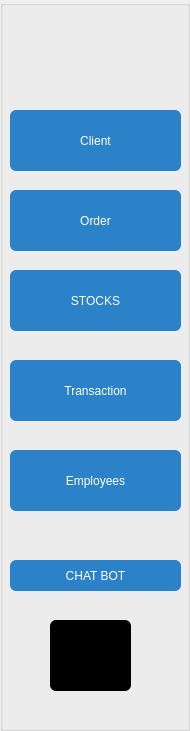
   <widget class="QGroupBox" name="groupBox_2">
    <property name="geometry">
     <rect>
      <x>11</x>
      <y>11</y>
      <width>190</width>
      <height>731</height>
     </rect>
    </property>
    <property name="sizePolicy">
     <sizepolicy hsizetype="Fixed" vsizetype="Expanding">
      <horstretch>0</horstretch>
      <verstretch>0</verstretch>
     </sizepolicy>
    </property>
    <property name="minimumSize">
     <size>
      <width>190</width>
      <height>0</height>
     </size>
    </property>
    <property name="maximumSize">
     <size>
      <width>190</width>
      <height>16777215</height>
     </size>
    </property>
    <property name="styleSheet">
     <string notr="true">/* ===========================
   SIDEBAR (groupBox_2)
   =========================== */

QGroupBox#groupBox_2 {
    background: qlineargradient(
        x1:0, y1:0, x2:0, y2:1,
        stop:0 rgba(34, 0, 68, 0.95),
        stop:1 rgba(13, 0, 26, 0.98)
    );
    border: none;
    border-radius: 28px;
    color: white;
    padding-top: 20px;
}

/* Tous les boutons dans la sidebar */
QGroupBox#groupBox_2 QPushButton {
    background: transparent;
    color: white;
    border: none;
    text-align: left;
    padding: 10px 26px;
    font-size: 15px;
    font-weight: 500;
}

/* Effet hover léger */
QGroupBox#groupBox_2 QPushButton:hover {
    background: rgba(255, 255, 255, 0.10);
    border-radius: 20px;
}

/* === BOUTON SELECTIONNÉ (capsule violette) === */
QGroupBox#groupBox_2 QPushButton[selected=&quot;true&quot;] {
    background: qlineargradient(
        x1:0, y1:0, x2:1, y2:0,
        stop:0 rgba(180, 0, 255, 0.90),
        stop:1 rgba(0, 180, 255, 0.90)
    );
    border-radius: 22px;
    color: white;
    font-weight: 700;
    padding: 10px 28px;
}

/* Tu peux personnaliser LOG OUT si tu veux */
QGroupBox#groupBox_2 QPushButton#btn_Logout {
    background: rgba(0, 120, 255, 0.9);
    border-radius: 8px;
    padding: 8px 26px;
}

QGroupBox#groupBox_2 QPushButton#btn_Logout:hover {
    background: rgba(50, 150, 255, 1.0);
}
</string>
    </property>
    <property name="title">
     <string/>
    </property>
    <widget class="QPushButton" name="btn_Client">
     <property name="geometry">
      <rect>
       <x>10</x>
       <y>110</y>
       <width>171</width>
       <height>61</height>
      </rect>
     </property>
     <property name="styleSheet">
      <string notr="true">QPushButton {
    font: 900 9pt &quot;Swis721 Blk BT&quot;;
    background-color: #2C82C9;
    color: white;
    border-radius: 6px;
    padding: 6px 12px;
}

/* Survol */
QPushButton:hover {
    background-color: #5AB4F0;
}

/* Quand un bouton est cliqué et reste actif */
QPushButton:checked {
    background-color: #004C8C; /* Couleur plus foncée */
    border: 2px solid white;
}




</string>
     </property>
     <property name="text">
      <string>Client</string>
     </property>
     <property name="icon">
      <iconset>
       <normaloff>ressource/7.png</normaloff>ressource/7.png</iconset>
     </property>
     <property name="iconSize">
      <size>
       <width>50</width>
       <height>50</height>
      </size>
     </property>
     <property name="checkable">
      <bool>true</bool>
     </property>
    </widget>
    <widget class="QPushButton" name="quit">
     <property name="geometry">
      <rect>
       <x>50</x>
       <y>620</y>
       <width>81</width>
       <height>71</height>
      </rect>
     </property>
     <property name="styleSheet">
      <string notr="true">QPushButton {
    font: 900 9pt &quot;Swis721 Blk BT&quot;;
    background:tansparent;
    color: white;
    border-radius: 6px;
    padding: 6px 12px;
}

/* Survol */
QPushButton:hover {
    background-color:transparent;
}

/* Sélectionné (le bouton cliqué reste dans cette couleur) */
QPushButton:checked {
    background:transparent; /* Couleur plus foncée */
    border: 2px solid white;
}
</string>
     </property>
     <property name="text">
      <string/>
     </property>
     <property name="icon">
      <iconset>
       <normaloff>ressource/8.png</normaloff>ressource/8.png</iconset>
     </property>
     <property name="iconSize">
      <size>
       <width>60</width>
       <height>60</height>
      </size>
     </property>
     <property name="checkable">
      <bool>true</bool>
     </property>
    </widget>
    <widget class="QLabel" name="logo">
     <property name="geometry">
      <rect>
       <x>30</x>
       <y>10</y>
       <width>131</width>
       <height>81</height>
      </rect>
     </property>
     <property name="text">
      <string/>
     </property>
     <property name="pixmap">
      <pixmap>../../../../Downloads/Downloads/WhatsApp Image 2025-09-16 at 13.04.56 (1).jpeg</pixmap>
     </property>
     <property name="scaledContents">
      <bool>true</bool>
     </property>
    </widget>
    <widget class="QPushButton" name="btn_Stock">
     <property name="geometry">
      <rect>
       <x>10</x>
       <y>270</y>
       <width>171</width>
       <height>61</height>
      </rect>
     </property>
     <property name="styleSheet">
      <string notr="true">QPushButton {
    font: 900 9pt &quot;Swis721 Blk BT&quot;;
    background-color: #2C82C9;
    color: white;
    border-radius: 6px;
    padding: 6px 12px;
}

/* Survol */
QPushButton:hover {
    background-color: #5AB4F0;
}

/* Quand un bouton est cliqué et reste actif */
QPushButton:checked {
    background-color: #004C8C; /* Couleur plus foncée */
    border: 2px solid white;
}
</string>
     </property>
     <property name="text">
      <string>STOCKS</string>
     </property>
     <property name="icon">
      <iconset>
       <normaloff>ressource/9.png</normaloff>ressource/9.png</iconset>
     </property>
     <property name="iconSize">
      <size>
       <width>50</width>
       <height>50</height>
      </size>
     </property>
     <property name="checkable">
      <bool>true</bool>
     </property>
    </widget>
    <widget class="QPushButton" name="btn_Employee">
     <property name="geometry">
      <rect>
       <x>10</x>
       <y>450</y>
       <width>171</width>
       <height>61</height>
      </rect>
     </property>
     <property name="styleSheet">
      <string notr="true">QPushButton {
    font: 900 9pt &quot;Swis721 Blk BT&quot;;
    background-color: #2C82C9;
    color: white;
    border-radius: 6px;
    padding: 6px 12px;
}

/* Survol */
QPushButton:hover {
    background-color: #5AB4F0;
}

/* Quand un bouton est cliqué et reste actif */
QPushButton:checked {
    background-color: #004C8C; /* Couleur plus foncée */
    border: 2px solid white;
}
</string>
     </property>
     <property name="text">
      <string>Employees</string>
     </property>
     <property name="icon">
      <iconset>
       <normaloff>ressource/5.png</normaloff>ressource/5.png</iconset>
     </property>
     <property name="iconSize">
      <size>
       <width>50</width>
       <height>50</height>
      </size>
     </property>
     <property name="checkable">
      <bool>true</bool>
     </property>
    </widget>
    <widget class="QPushButton" name="btn_Commande">
     <property name="geometry">
      <rect>
       <x>10</x>
       <y>190</y>
       <width>171</width>
       <height>61</height>
      </rect>
     </property>
     <property name="styleSheet">
      <string notr="true">QPushButton {
    font: 900 9pt &quot;Swis721 Blk BT&quot;;
    background-color: #2C82C9;
    color: white;
    border-radius: 6px;
    padding: 6px 12px;
}

/* Survol */
QPushButton:hover {
    background-color: #5AB4F0;
}

/* Quand un bouton est cliqué et reste actif */
QPushButton:checked {
    background-color: #004C8C; /* Couleur plus foncée */
    border: 2px solid white;
}
</string>
     </property>
     <property name="text">
      <string>Order</string>
     </property>
     <property name="icon">
      <iconset>
       <normaloff>ressource/2.png</normaloff>ressource/2.png</iconset>
     </property>
     <property name="iconSize">
      <size>
       <width>60</width>
       <height>60</height>
      </size>
     </property>
     <property name="checkable">
      <bool>true</bool>
     </property>
    </widget>
    <widget class="QPushButton" name="btn_Transaction">
     <property name="geometry">
      <rect>
       <x>10</x>
       <y>360</y>
       <width>171</width>
       <height>61</height>
      </rect>
     </property>
     <property name="styleSheet">
      <string notr="true">QPushButton {
    font: 900 9pt &quot;Swis721 Blk BT&quot;;
    background-color: #2C82C9;
    color: white;
    border-radius: 6px;
    padding: 6px 12px;
}

/* Survol */
QPushButton:hover {
    background-color: #5AB4F0;
}

/* Quand un bouton est cliqué et reste actif */
QPushButton:checked {
    background-color: #004C8C; /* Couleur plus foncée */
    border: 2px solid white;
}
</string>
     </property>
     <property name="text">
      <string>Transaction</string>
     </property>
     <property name="icon">
      <iconset>
       <normaloff>ressource/4.png</normaloff>ressource/4.png</iconset>
     </property>
     <property name="iconSize">
      <size>
       <width>50</width>
       <height>50</height>
      </size>
     </property>
     <property name="checkable">
      <bool>true</bool>
     </property>
    </widget>
    <widget class="QLabel" name="label_58">
     <property name="geometry">
      <rect>
       <x>32</x>
       <y>10</y>
       <width>121</width>
       <height>81</height>
      </rect>
     </property>
     <property name="text">
      <string/>
     </property>
     <property name="pixmap">
      <pixmap>ressource/logo12.png</pixmap>
     </property>
     <property name="scaledContents">
      <bool>true</bool>
     </property>
    </widget>
    <widget class="QPushButton" name="chat_bot">
     <property name="geometry">
      <rect>
       <x>10</x>
       <y>560</y>
       <width>171</width>
       <height>31</height>
      </rect>
     </property>
     <property name="styleSheet">
      <string notr="true">QPushButton {
    font: 900 9pt &quot;Swis721 Blk BT&quot;;
    background-color: #2C82C9;
    color: white;
    border-radius: 6px;
    padding: 6px 12px;
}

/* Survol */
QPushButton:hover {
    background-color: #5AB4F0;
}

/* Sélectionné (le bouton cliqué reste dans cette couleur) */
QPushButton:checked {
    background-color: #004C8C; /* Couleur plus foncée */
    border: 2px solid white;
}
</string>
     </property>
     <property name="text">
      <string>CHAT BOT</string>
     </property>
     <property name="checkable">
      <bool>true</bool>
     </property>
    </widget>
   </widget>
